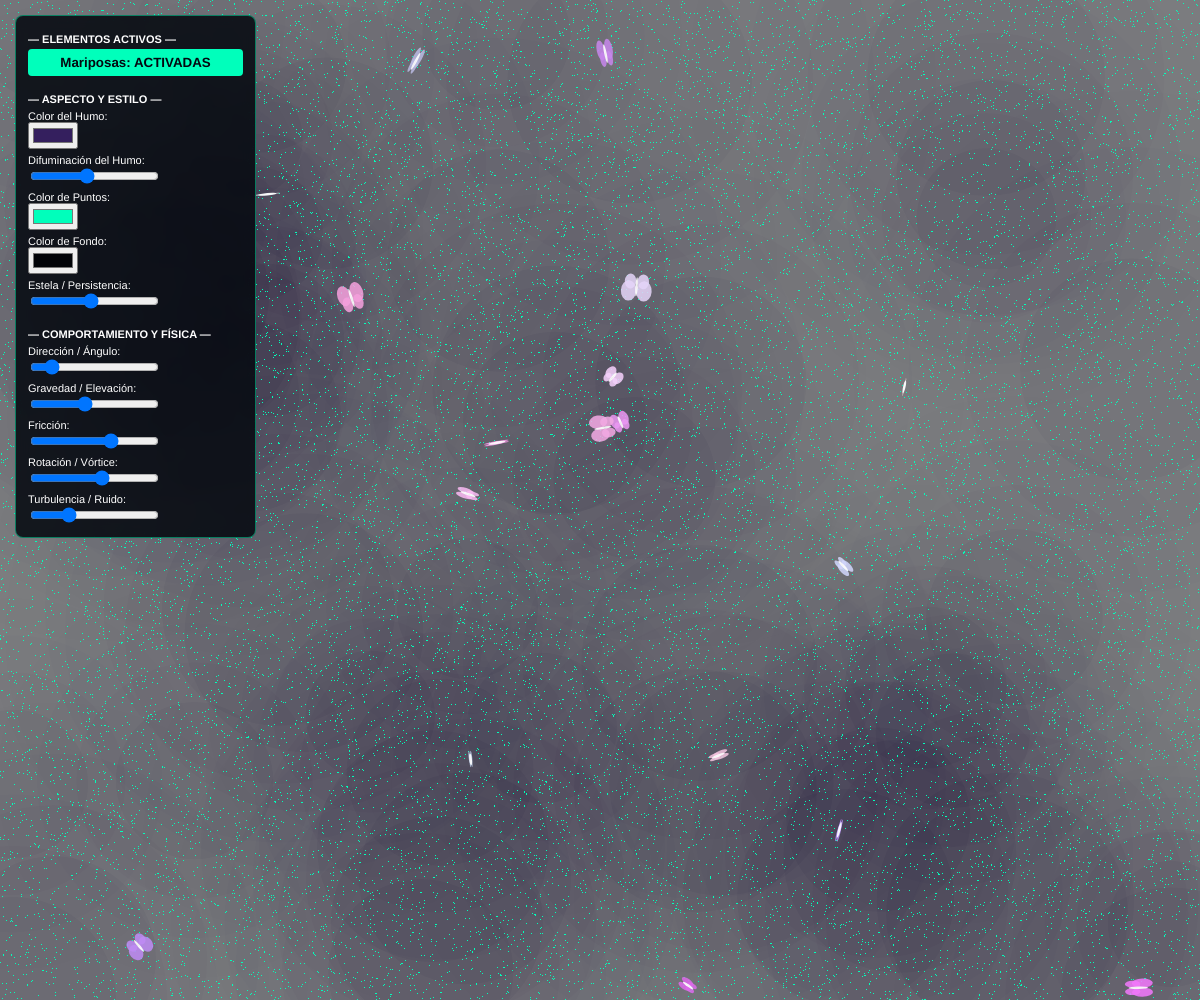
Frame 1 (no input)
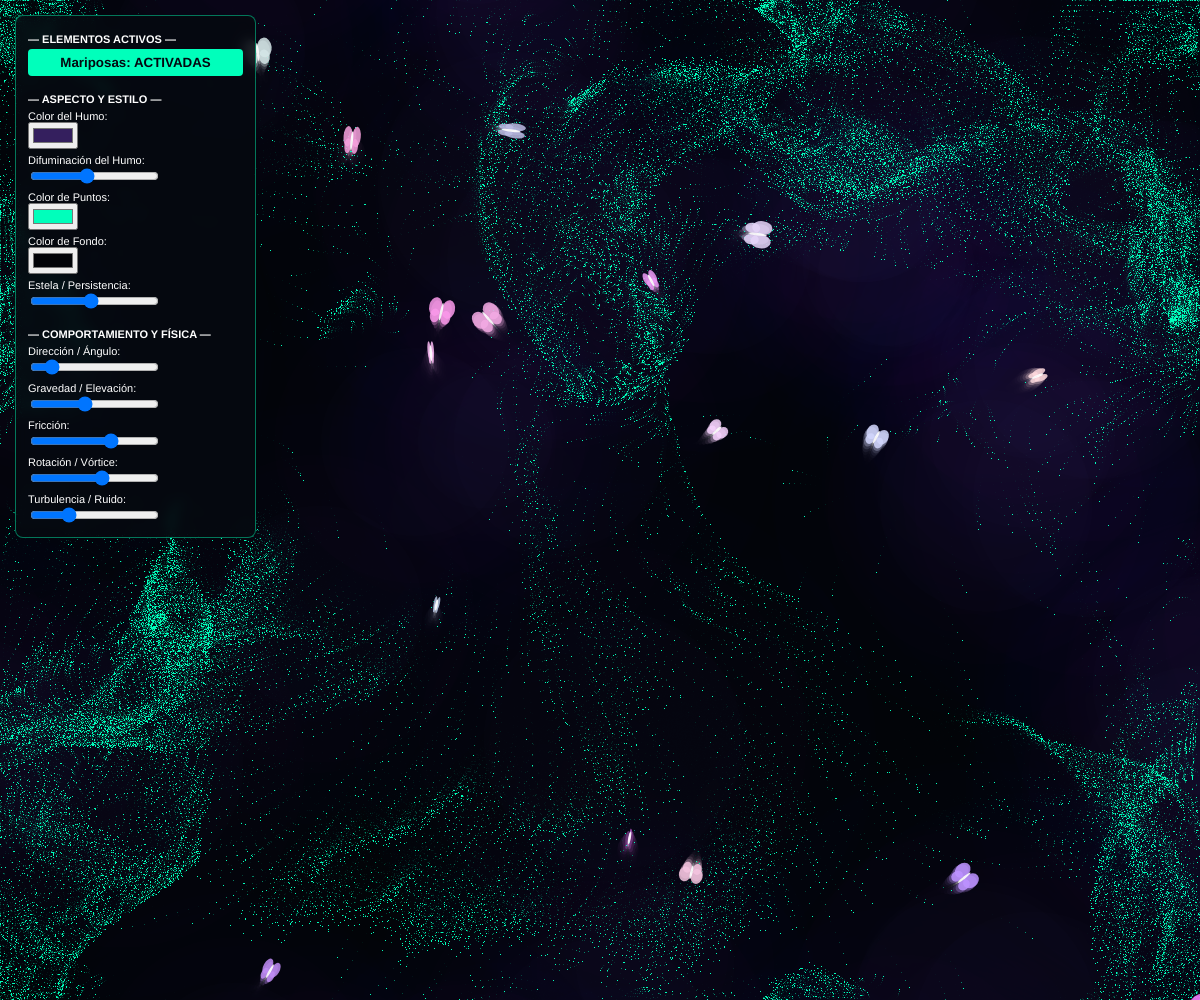
Frame 60 (no input)
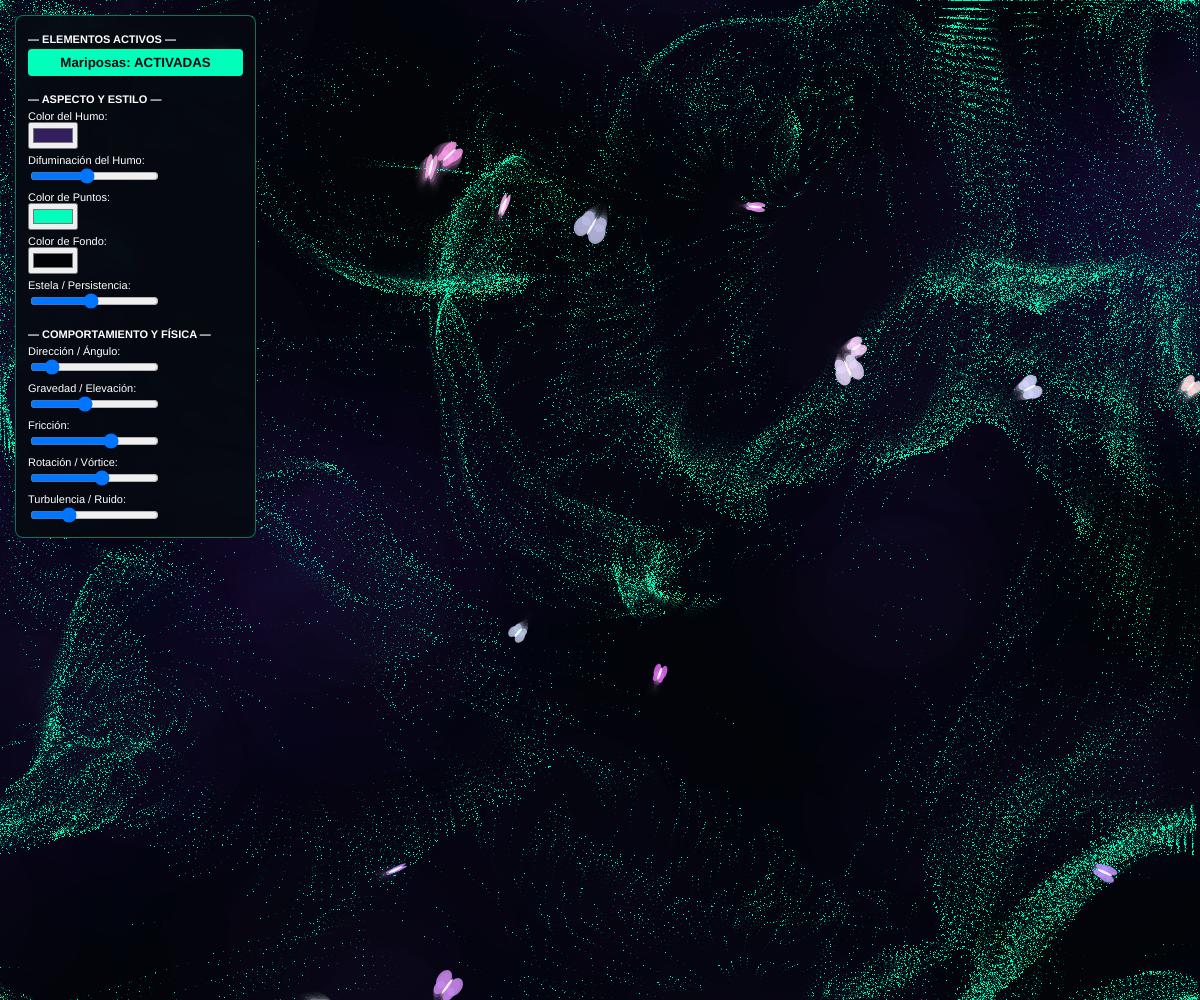
Frame 120 (the mouse pressed at the canvas centre since frame 60)

The p5.js sketch that drew these frames (run headless with seeded random() and noise() and a simulated clock; from frame 60 on, the mouse is pressed at the canvas centre):

// p5.js sketch
// ── sketch.js
const NUM_POINTS = 25000;
const NUM_SMOKE = 50;
const NUM_BUTTERFLIES = 18;

// Arrays de puntos cuánticos
let normX = new Float32Array(NUM_POINTS);
let normY = new Float32Array(NUM_POINTS);
let velX = new Float32Array(NUM_POINTS);
let velY = new Float32Array(NUM_POINTS);

// Partículas de humo y mariposas
let smokeParticles = [];
let butterflies = [];
let showButterflies = true;

let ui = {
  smokeColor: null,
  smokeBlur: null,
  pointColor: null,
  bgColor: null,
  trail: null,
  angle: null,
  gravity: null,
  friction: null,
  spin: null,
  turbulence: null,
  toggleButterfliesBtn: null
};

function setup() {
  createCanvas(windowWidth, windowHeight);
  pixelDensity(1);
  createUI();

  // Inicializar puntos cuánticos
  for (let i = 0; i < NUM_POINTS; i++) {
    normX[i] = random(0.0, 1.0);
    normY[i] = random(0.0, 1.0);
    velX[i] = random(-0.001, 0.001);
    velY[i] = random(-0.001, 0.001);
  }

  // Inicializar humo
  for (let i = 0; i < NUM_SMOKE; i++) {
    smokeParticles.push(new SmokeParticle(random(width), random(height)));
  }

  // Inicializar mariposas
  for (let i = 0; i < NUM_BUTTERFLIES; i++) {
    butterflies.push(new Butterfly(random(width), random(height)));
  }
}

function draw() {
  let w = width;
  let h = height;

  // 1. Fondo con persistencia/estela
  let bgCol = color(ui.bgColor.value());
  let trailAlpha = ui.trail.value();
  background(red(bgCol), green(bgCol), blue(bgCol), trailAlpha);

  // Parámetros de física
  let frictionVal = ui.friction.value();
  let gravVal = ui.gravity.value() * 0.0005;
  let angleRad = radians(ui.angle.value());
  let dirForceX = cos(angleRad) * 0.00015;
  let dirForceY = sin(angleRad) * 0.00015;
  let spinVal = ui.spin.value() * 0.008;
  let turbVal = ui.turbulence.value() * 0.0008;

  // 2. CAPA: HUMO
  let sCol = color(ui.smokeColor.value());
  let blurMultiplier = ui.smokeBlur.value();
  noStroke();
  blendMode(ADD);

  for (let sp of smokeParticles) {
    sp.update(dirForceX * 400, dirForceY * 400 + gravVal * 400, turbVal * 1200, spinVal * 10, frictionVal);
    sp.display(sCol, blurMultiplier);
  }

  blendMode(BLEND);

  // 3. CAPA: PUNTOS CUÁNTICOS (Búfer de píxeles)
  let pCol = color(ui.pointColor.value());
  let pr = red(pCol);
  let pg = green(pCol);
  let pb = blue(pCol);
  let t = frameCount * 0.006;

  loadPixels();

  for (let i = 0; i < NUM_POINTS; i++) {
    let n = noise(normX[i] * 3.5, normY[i] * 3.5, t);
    let nAngle = n * TWO_PI * 3;
    velX[i] += cos(nAngle) * turbVal;
    velY[i] += sin(nAngle) * turbVal;

    velX[i] += dirForceX;
    velY[i] += dirForceY + gravVal;

    if (spinVal !== 0) {
      let dx = normX[i] - 0.5;
      let dy = normY[i] - 0.5;
      velX[i] += -dy * spinVal;
      velY[i] += dx * spinVal;
    }

    velX[i] *= frictionVal;
    velY[i] *= frictionVal;
    normX[i] += velX[i];
    normY[i] += velY[i];

    if (normX[i] < 0.0) normX[i] = 1.0;
    else if (normX[i] > 1.0) normX[i] = 0.0;
    if (normY[i] < 0.0) normY[i] = 1.0;
    else if (normY[i] > 1.0) normY[i] = 0.0;

    let px = (normX[i] * w) | 0;
    let py = (normY[i] * h) | 0;

    if (px >= 0 && px < w && py >= 0 && py < h) {
      let idx = (px + py * w) * 4;
      pixels[idx] = pr;
      pixels[idx + 1] = pg;
      pixels[idx + 2] = pb;
      pixels[idx + 3] = 255;
    }
  }

  updatePixels();

  // 4. CAPA: MARIPOSAS (Si están activadas)
  if (showButterflies) {
    for (let b of butterflies) {
      b.update();
      b.display();
    }
  }
}

// Clase para el humo
class SmokeParticle {
  constructor(x, y) {
    this.pos = createVector(x, y);
    this.vel = p5.Vector.random2D().mult(0.5);
    this.baseRadius = random(100, 220);
    this.noiseOffset = random(1000);
  }

  update(fx, fy, turb, spin, fric) {
    this.vel.x += fx;
    this.vel.y += fy;

    let n = noise(this.pos.x * 0.002, this.pos.y * 0.002, frameCount * 0.005 + this.noiseOffset);
    let angle = n * TWO_PI * 2;
    this.vel.x += cos(angle) * turb;
    this.vel.y += sin(angle) * turb;

    if (spin !== 0) {
      let dx = this.pos.x - width * 0.5;
      let dy = this.pos.y - height * 0.5;
      this.vel.x += -dy * spin * 0.001;
      this.vel.y += dx * spin * 0.001;
    }

    this.vel.mult(fric);
    this.pos.add(this.vel);

    if (this.pos.x < -150) this.pos.x = width + 150;
    else if (this.pos.x > width + 150) this.pos.x = -150;
    if (this.pos.y < -150) this.pos.y = height + 150;
    else if (this.pos.y > height + 150) this.pos.y = -150;
  }

  display(col, blurMult) {
    let currentRadius = this.baseRadius * blurMult;
    let steps = 6;
    let stepSize = currentRadius / steps;
    let baseAlpha = 14 / (blurMult * 0.8);

    for (let r = currentRadius; r > stepSize; r -= stepSize) {
      let t = 1.0 - (r / currentRadius);
      let ringAlpha = baseAlpha * Math.pow(t, 1.6);
      fill(red(col), green(col), blue(col), ringAlpha);
      circle(this.pos.x, this.pos.y, r * 2);
    }
  }
}

// Clase para las Mariposas
class Butterfly {
  constructor(x, y) {
    this.pos = createVector(x, y);
    this.vel = p5.Vector.random2D().mult(random(1.2, 2.5));
    this.size = random(8, 14);
    this.noiseOffset = random(1000);
    this.wingPhase = random(TWO_PI);
    this.wingSpeed = random(0.2, 0.35);
    this.color = color(random(150, 255), random(100, 240), random(220, 255));
  }

  update() {
    // Vuelo orgánico con ruido Perlin
    let n = noise(this.pos.x * 0.004, this.pos.y * 0.004, frameCount * 0.01 + this.noiseOffset);
    let heading = n * TWO_PI * 2;
    let force = p5.Vector.fromAngle(heading).mult(0.2);
    this.vel.add(force);
    this.vel.limit(2.8);
    this.pos.add(this.vel);

    // Ciclo de alas
    this.wingPhase += this.wingSpeed;

    // Reciclaje en toda la pantalla
    if (this.pos.x < -30) this.pos.x = width + 30;
    else if (this.pos.x > width + 30) this.pos.x = -30;
    if (this.pos.y < -30) this.pos.y = height + 30;
    else if (this.pos.y > height + 30) this.pos.y = -30;
  }

  display() {
    push();
    translate(this.pos.x, this.pos.y);
    rotate(this.vel.heading() + HALF_PI);

    // Amplitud de aleteo mediante seno
    let flap = abs(sin(this.wingPhase));
    let wingWidth = this.size * flap;

    noStroke();
    fill(red(this.color), green(this.color), blue(this.color), 220);

    // Ala izquierda (superior e inferior)
    ellipse(-wingWidth * 0.6, -this.size * 0.3, wingWidth * 1.2, this.size * 1.5);
    ellipse(-wingWidth * 0.5, this.size * 0.4, wingWidth * 0.9, this.size * 1.1);

    // Ala derecha (superior e inferior)
    ellipse(wingWidth * 0.6, -this.size * 0.3, wingWidth * 1.2, this.size * 1.5);
    ellipse(wingWidth * 0.5, this.size * 0.4, wingWidth * 0.9, this.size * 1.1);

    // Cuerpo
    fill(255, 255, 255, 230);
    ellipse(0, 0, 2.5, this.size * 1.4);

    pop();
  }
}

function createUI() {
  let panel = createDiv();
  panel.position(15, 15);
  panel.style('position', 'fixed');
  panel.style('width', '215px');
  panel.style('padding', '12px');
  panel.style('background', 'rgba(6, 10, 16, 0.88)');
  panel.style('backdrop-filter', 'blur(6px)');
  panel.style('color', '#fff');
  panel.style('font-family', 'sans-serif');
  panel.style('font-size', '11px');
  panel.style('border-radius', '8px');
  panel.style('border', '1px solid rgba(0, 255, 180, 0.45)');
  panel.style('z-index', '9999');

  // --- ELEMENTOS ACTIVOS ---
  createLabel(panel, '<b>— ELEMENTOS ACTIVOS —</b>');
  ui.toggleButterfliesBtn = createButton('Mariposas: ACTIVADAS').parent(panel);
  ui.toggleButterfliesBtn.style('width', '100%');
  ui.toggleButterfliesBtn.style('padding', '6px');
  ui.toggleButterfliesBtn.style('background', '#00ffbb');
  ui.toggleButterfliesBtn.style('color', '#040810');
  ui.toggleButterfliesBtn.style('border', 'none');
  ui.toggleButterfliesBtn.style('border-radius', '4px');
  ui.toggleButterfliesBtn.style('font-weight', 'bold');
  ui.toggleButterfliesBtn.style('cursor', 'pointer');
  ui.toggleButterfliesBtn.style('margin-top', '4px');

  // Evento de clic para alternar mariposas
  ui.toggleButterfliesBtn.mousePressed(() => {
    showButterflies = !showButterflies;
    if (showButterflies) {
      ui.toggleButterfliesBtn.html('Mariposas: ACTIVADAS');
      ui.toggleButterfliesBtn.style('background', '#00ffbb');
      ui.toggleButterfliesBtn.style('color', '#040810');
    } else {
      ui.toggleButterfliesBtn.html('Mariposas: DESACTIVADAS');
      ui.toggleButterfliesBtn.style('background', '#334155');
      ui.toggleButterfliesBtn.style('color', '#94a3b8');
    }
  });

  // --- ASPECTO Y ESTILO ---
  createLabel(panel, '<br><b>— ASPECTO Y ESTILO —</b>');

  createLabel(panel, 'Color del Humo:');
  ui.smokeColor = createColorPicker('#341f5e').parent(panel);

  createLabel(panel, 'Difuminación del Humo:');
  ui.smokeBlur = createSlider(0.5, 3.5, 1.8, 0.1).parent(panel);

  createLabel(panel, 'Color de Puntos:');
  ui.pointColor = createColorPicker('#00ffbb').parent(panel);

  createLabel(panel, 'Color de Fondo:');
  ui.bgColor = createColorPicker('#020408').parent(panel);

  createLabel(panel, 'Estela / Persistencia:');
  ui.trail = createSlider(20, 255, 130, 5).parent(panel);

  // --- COMPORTAMIENTO Y FÍSICA ---
  createLabel(panel, '<br><b>— COMPORTAMIENTO Y FÍSICA —</b>');

  createLabel(panel, 'Dirección / Ángulo:');
  ui.angle = createSlider(0, 360, 45, 5).parent(panel);

  createLabel(panel, 'Gravedad / Elevación:');
  ui.gravity = createSlider(-0.3, 0.3, -0.05, 0.01).parent(panel);

  createLabel(panel, 'Fricción:');
  ui.friction = createSlider(0.90, 1.0, 0.965, 0.005).parent(panel);

  createLabel(panel, 'Rotación / Vórtice:');
  ui.spin = createSlider(-0.3, 0.3, 0.04, 0.005).parent(panel);

  createLabel(panel, 'Turbulencia / Ruido:');
  ui.turbulence = createSlider(0, 2.0, 0.55, 0.05).parent(panel);
}

function createLabel(parent, text) {
  let label = createDiv(text);
  label.parent(parent);
  label.style('margin-top', '5px');
}

function windowResized() {
  resizeCanvas(windowWidth, windowHeight);
}
